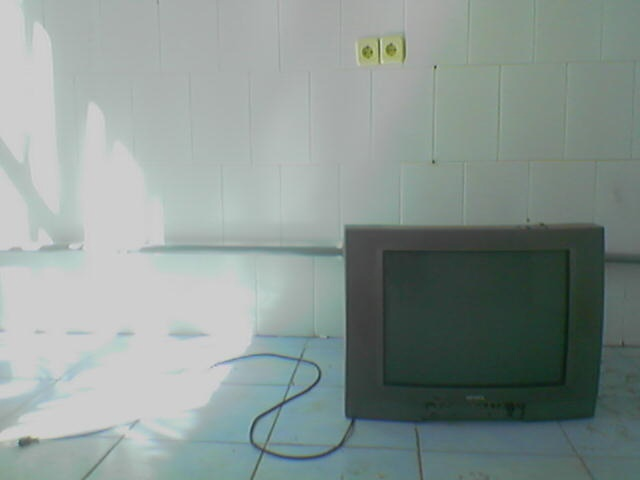
#> input picture lab_4/images/aloneTV.png, 640 x 480 px
$ python -i lab_4.py   (imports and definitions only)
#> lines starting #> are read from the running program, lines starting #| are printed output that depends on the picture
#> further down, picture is the input picture: PIL image 640x480 RGB; mean R, G, B 138, 150.3, 146.5
from PIL import Image, ImageChops
import numpy as np


def semitone(img):
    width, height = img.size
#> width = 640; height = 480
    new_img = Image.new("L", size=(width, height))
#> new_img: PIL image 640x480 L; every value is 0
    for x in range(width):
        for y in range(height):
            pixel = img.getpixel((x, y))
            gray = 0.3 * pixel[0] + 0.59 * pixel[1] + 0.11 * pixel[2]
            new_img.putpixel((x, y), int(gray))
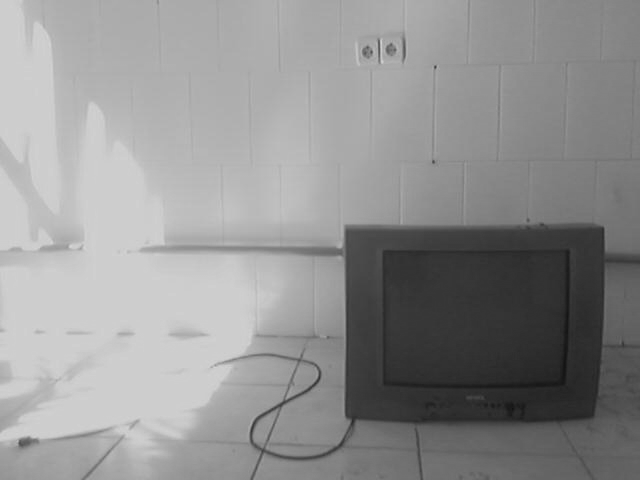
#> new_img: PIL image 640x480 L; min 16, max 214, mean 145.6
    return new_img


def Gx(img):
    if str(img.mode) != "L":
        img = semitone(img)
        img.save("lab_4/modified_images/semitone.png")
    width, height = img.size
#> width = 640; height = 480
    new_image = Image.new("L", size=(width, height))
    for x in range(width)[1:-2]:
        for y in range(height)[1:-2]:
            z1 = img.getpixel((x - 1, y - 1))
            z2 = img.getpixel((x, y - 1))
            z3 = img.getpixel((x + 1, y - 1))
            z7 = img.getpixel((x - 1, y + 1))
            z8 = img.getpixel((x, y + 1))
            z9 = img.getpixel((x + 1, y + 1))

            Gx = z7 + 2 * z8 + z9 - (z1 + 2 * z2 + z3)

            new_image.putpixel((x, y), Gx)
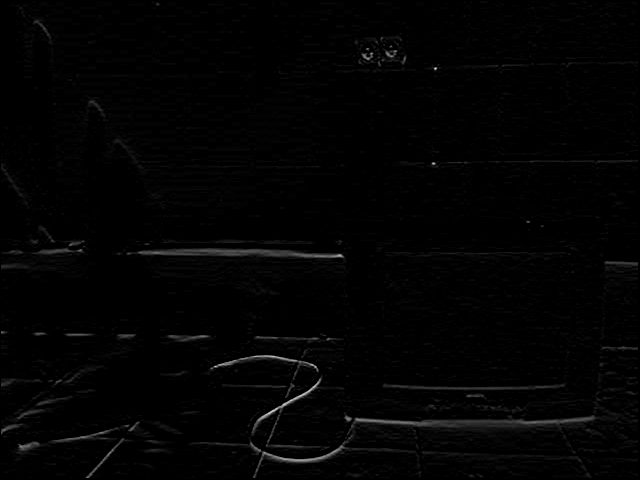
#> new_image: PIL image 640x480 L; min 0, max 223, mean 3

    return new_image


# [77 lines left out: functions Gy, sobel, not called in this run]

>>> from PIL import Image
>>> picture = Image.open('images/aloneTV.png')
>>> result = Gx(picture)

$ run again, on lab_4/images/people.png
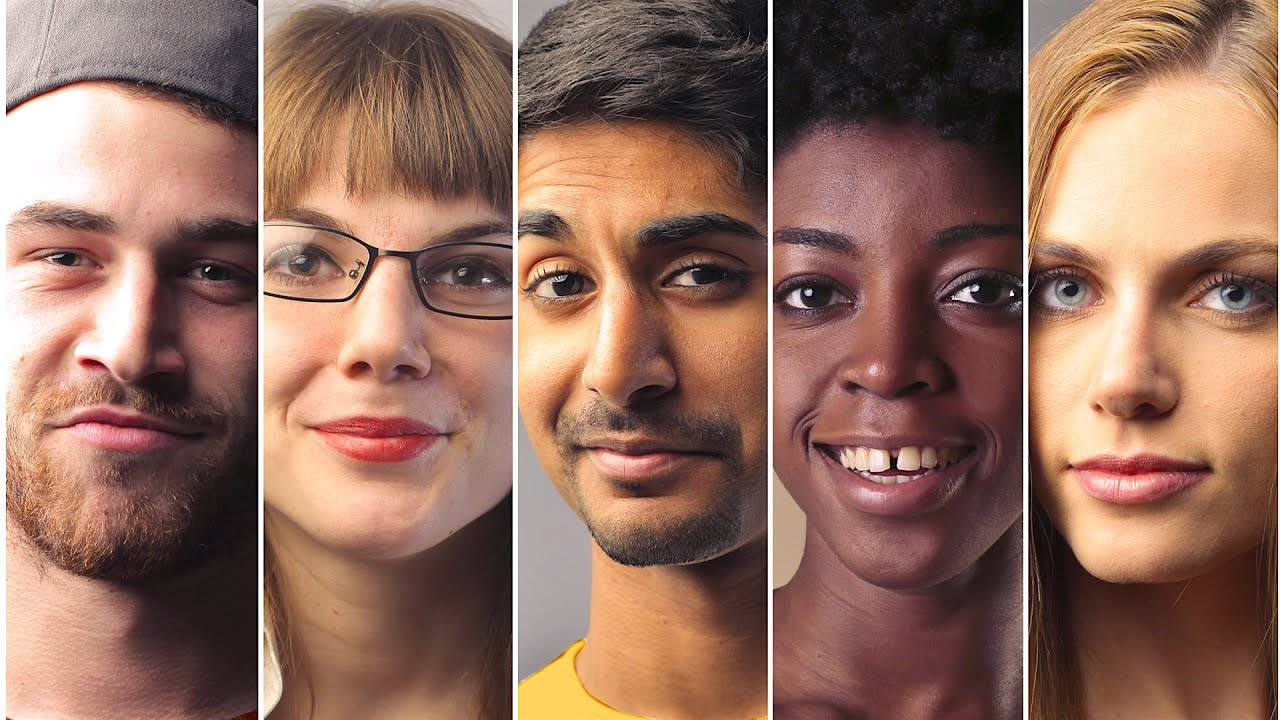
#> input picture lab_4/images/people.png, 1280 x 720 px
#> picture is the input picture: PIL image 1280x720 RGB; mean R, G, B 147, 110.1, 94.9
#> after the loop in semitone, `for x in range(width):`:
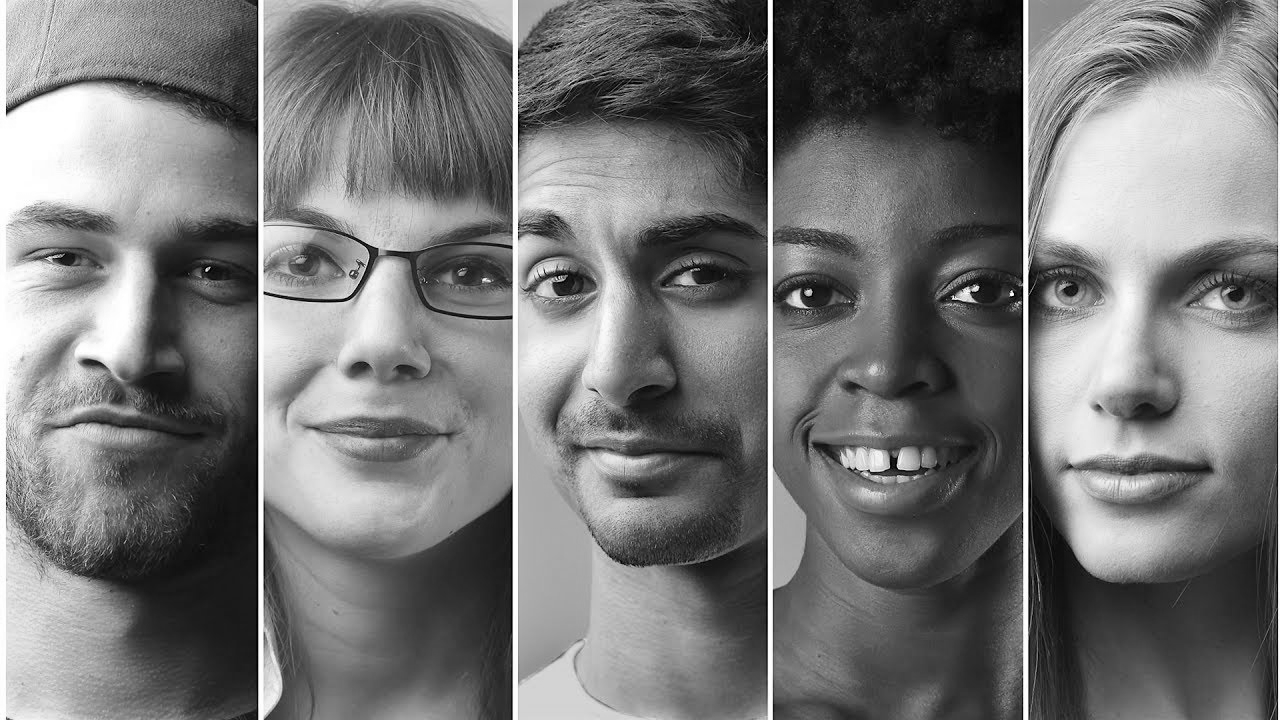
#> new_img: PIL image 1280x720 L; min 0, max 255, mean 119.1
#> after the loop in Gx, `for x in range(width)[1:-2]:`:
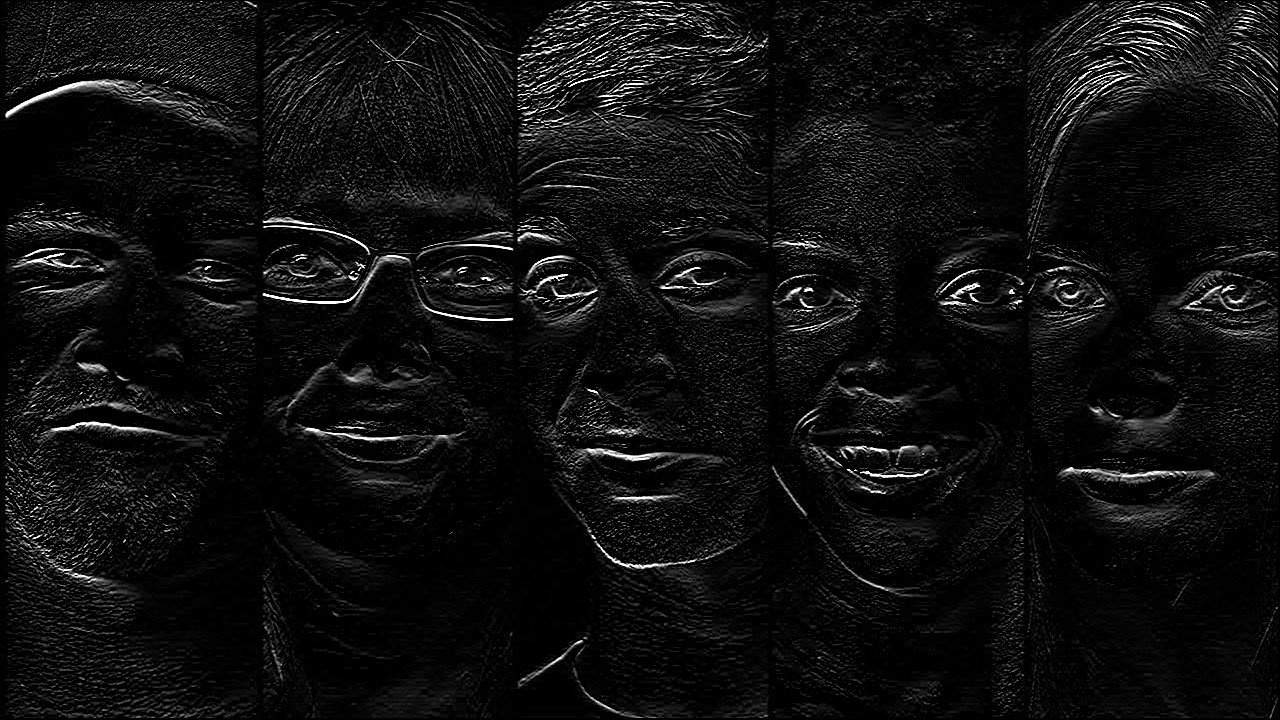
#> new_image: PIL image 1280x720 L; min 0, max 255, mean 14.7
